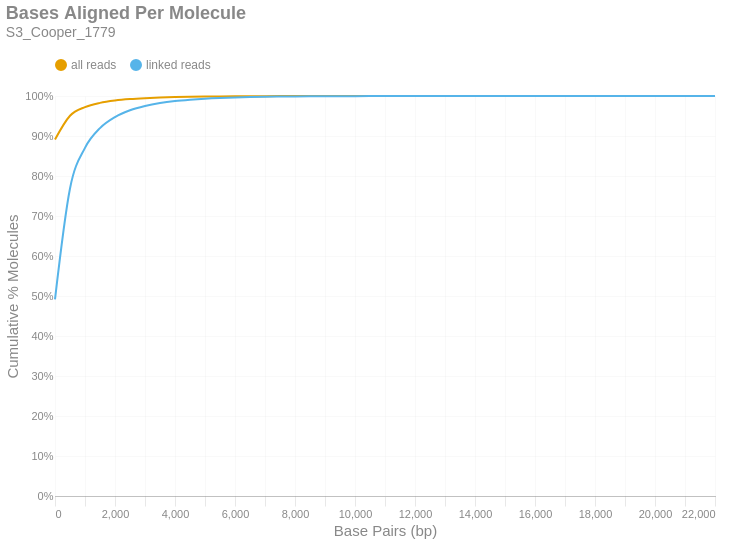

The code cell stored with this chart in its notebook:
### Markdown cell above
### Bases Aligned Per Molecule
This is a cumulative frequency distribution showing the number of base pairs aligned per unique molecule. These data are shown in 500 bp bins. There are two distributions: one with `all reads` (yellow) and another with only `linked reads` (blue). The percent of molecules in the `linked reads` distribution is relative to the total number of linked molecules.

### Code cell
if SKIPLR:
    print_html(f"Skipped")
else:
    binned_df = consolidated_hist(valids['aligned_bp'], mask, 500, True)
    with SafeRender(binned_df):
        (
            density_plot(binned_df, 'Bases Aligned Per Molecule', samplename, 'basesper')
            .encode(
                x=alt.X('bin:Q', title="Base Pairs (bp)").axis(tickMinStep=500).scale(padding=0),
                y=alt.Y('value:Q', title='Cumulative % Molecules')
                    .axis(format='%')
                    .scale(domain = [0,1])
                    .stack(False),
                color=alt.Color("key:N").scale(domain = ["all reads", "linked reads"]),
                tooltip = [
                    alt.Tooltip("key:N", title = "Data Type"),
                    alt.Tooltip("range_label:N", title="Bases Aligned Per Molecule"),
                    alt.Tooltip("value:Q", format = ".2%", title="% Molecules (Cum.)")
                ]
            )
        ).display()

### Figure 1 — Vega-Lite specification as saved in the notebook (floating-point values rounded to 4 significant figures)
{"width": "container", "height": 400, "config": {"title": {"anchor": "start", "dy": -15, "fontSize": 18, "color": "#888888", "subtitleColor": "#888888", "subtitleFontSize": 14}, "arc": {"fill": "#0072B2"}, "axis": {"domainColor": "#888888", "domainWidth": 0.5, "gridWidth": 0.2, "grid": false, "titleFontWeight": 400, "titleFontSize": 15, "labelFontSize": 11, "labelColor": "#888888", "tickColor": "#888888", "tickWidth": 0.2, "titleColor": "#888888"}, "axisBand": {"grid": false}, "axisX": {"grid": true, "tickSize": 10, "domainCap": "round"}, "axisY": {"domain": false, "grid": true, "tickSize": 0, "domainCap": "round"}, "background": "transparent", "header": {"labelFontSize": 15, "labelColor": "#888888", "titleFontSize": 15, "titleFontWeight": 600, "titleColor": "#888888"}, "legend": {"labelFont": "sans-serif", "labelFontSize": 12, "labelColor": "#888888", "symbolSize": 100, "symbolType": "circle", "titleFontSize": 12, "titlePadding": 10, "titleColor": "#888888", "title": null, "orient": "top"}, "range": {"category": ["#E69F00", "#56B4E9", "#009E73", "#F0E442", "#0072B2", "#D55E00", "#CC79A7", "#000000"], "diverging": ["#cfe8f3", "#a2d4ec", "#73bfe2", "#46abdb", "#1696d2", "#12719e"]}, "area": {"fill": "#0072B2", "fillOpacity": 0.7, "line": true, "strokeOpacity": 0.7}, "line": {"color": "#0072B2", "stroke": "#0072B2", "strokeWidth": 2}, "trail": {"color": "#0072B2", "stroke": "#0072B2", "strokeWidth": 0, "size": 1}, "point": {"filled": true, "fillOpacity": 1.0, "size": 95}, "text": {"color": "#888888", "fontSize": 11, "align": "right", "fontWeight": 400, "size": 11}, "bar": {"fill": "#0072B2", "stroke": null}, "view": {"stroke": null, "continuousWidth": 660, "continuousHeight": 400}}, "data": {"name": "data-86d964606d84384d3ee3feb64aa2590f"}, "mark": {"type": "line", "interpolate": "monotone", "point": {"opacity": 0, "size": 275}}, "encoding": {"color": {"field": "key", "scale": {"domain": ["all reads", "linked reads"]}, "type": "nominal"}, "tooltip": [{"field": "key", "title": "Data Type", "type": "nominal"}, {"field": "range_label", "title": "Bases Aligned Per Molecule", "type": "nominal"}, {"field": "value", "format": ".2%", "title": "% Molecules (Cum.)", "type": "quantitative"}], "x": {"axis": {"tickMinStep": 500}, "field": "bin", "scale": {"padding": 0}, "title": "Base Pairs (bp)", "type": "quantitative"}, "y": {"axis": {"format": "%"}, "field": "value", "scale": {"domain": [0, 1]}, "stack": false, "title": "Cumulative % Molecules", "type": "quantitative"}}, "params": [{"name": "param_c36ac31b6afebe62", "select": {"type": "point", "fields": ["key"]}, "bind": "legend"}], "title": {"text": "Bases Aligned Per Molecule", "subtitle": "S3_Cooper_1779"}, "transform": [{"fold": ["all reads (cumsum)", "linked reads (cumsum)"]}, {"calculate": "replace(datum.key, ' (cumsum)', '')", "as": "key"}, {"filter": {"param": "param_c36ac31b6afebe62"}}], "usermeta": {"embedOptions": {"downloadFileName": "S3_Cooper_1779.basesper"}}, "$schema": "https://vega.github.io/schema/vega-lite/v6.1.0.json", "datasets": {"data-86d964606d84384d3ee3feb64aa2590f": [{"bin": "0.0", "interval": "0.0-500.0", "all reads": 0.8911, "linked reads": 0.4916, "all reads (cumsum)": 0.8911, "linked reads (cumsum)": 0.4916, "range_label": "0-499"}, {"bin": "500.0", "interval": "500.0-1000.0", "all reads": 0.05957, "linked reads": 0.2772, "all reads (cumsum)": 0.9506, "linked reads (cumsum)": 0.7688, "range_label": "500-999"}, {"bin": "1000.0", "interval": "1000.0-1500.0", "all reads": 0.0217, "linked reads": 0.1016, "all reads (cumsum)": 0.9723, "linked reads (cumsum)": 0.8704, "range_label": "1000-1499"}, {"bin": "1500.0", "interval": "1500.0-2000.0", "all reads": 0.01054, "linked reads": 0.04937, "all reads (cumsum)": 0.9829, "linked reads (cumsum)": 0.9198, "range_label": "1500-1999"}, {"bin": "2000.0", "interval": "2000.0-2500.0", "all reads": 0.005897, "linked reads": 0.02762, "all reads (cumsum)": 0.9888, "linked reads (cumsum)": 0.9474, "range_label": "2000-2499"}, {"bin": "2500.0", "interval": "2500.0-3000.0", "all reads": 0.00361, "linked reads": 0.01691, "all reads (cumsum)": 0.9924, "linked reads (cumsum)": 0.9643, "range_label": "2500-2999"}, {"bin": "3000.0", "interval": "3000.0-3500.0", "all reads": 0.002284, "linked reads": 0.0107, "all reads (cumsum)": 0.9947, "linked reads (cumsum)": 0.975, "range_label": "3000-3499"}, {"bin": "3500.0", "interval": "3500.0-4000.0", "all reads": 0.001585, "linked reads": 0.007425, "all reads (cumsum)": 0.9962, "linked reads (cumsum)": 0.9824, "range_label": "3500-3999"}, {"bin": "4000.0", "interval": "4000.0-4500.0", "all reads": 0.001079, "linked reads": 0.005053, "all reads (cumsum)": 0.9973, "linked reads (cumsum)": 0.9875, "range_label": "4000-4499"}, {"bin": "4500.0", "interval": "4500.0-5000.0", "all reads": 0.00073, "linked reads": 0.003419, "all reads (cumsum)": 0.9981, "linked reads (cumsum)": 0.9909, "range_label": "4500-4999"}, {"bin": "5000.0", "interval": "5000.0-5500.0", "all reads": 0.0005461, "linked reads": 0.002557, "all reads (cumsum)": 0.9986, "linked reads (cumsum)": 0.9934, "range_label": "5000-5499"}, {"bin": "5500.0", "interval": "5500.0-6000.0", "all reads": 0.0003779, "linked reads": 0.00177, "all reads (cumsum)": 0.999, "linked reads (cumsum)": 0.9952, "range_label": "5500-5999"}, {"bin": "6000.0", "interval": "6000.0-6500.0", "all reads": 0.0002677, "linked reads": 0.001254, "all reads (cumsum)": 0.9992, "linked reads (cumsum)": 0.9965, "range_label": "6000-6499"}, {"bin": "6500.0", "interval": "6500.0-7000.0", "all reads": 0.0001998, "linked reads": 0.0009358, "all reads (cumsum)": 0.9994, "linked reads (cumsum)": 0.9974, "range_label": "6500-6999"}, {"bin": "7000.0", "interval": "7000.0-7500.0", "all reads": 0.0001541, "linked reads": 0.0007216, "all reads (cumsum)": 0.9996, "linked reads (cumsum)": 0.9981, "range_label": "7000-7499"}, {"bin": "7500.0", "interval": "7500.0-8000.0", "all reads": 9.709e-05, "linked reads": 0.0004547, "all reads (cumsum)": 0.9997, "linked reads (cumsum)": 0.9986, "range_label": "7500-7999"}, {"bin": "8000.0", "interval": "8000.0-8500.0", "all reads": 8.118e-05, "linked reads": 0.0003802, "all reads (cumsum)": 0.9998, "linked reads (cumsum)": 0.9989, "range_label": "8000-8499"}, {"bin": "8500.0", "interval": "8500.0-9000.0", "all reads": 5.781e-05, "linked reads": 0.0002707, "all reads (cumsum)": 0.9998, "linked reads (cumsum)": 0.9992, "range_label": "8500-8999"}, {"bin": "9000.0", "interval": "9000.0-9500.0", "all reads": 4.17e-05, "linked reads": 0.0001953, "all reads (cumsum)": 0.9999, "linked reads (cumsum)": 0.9994, "range_label": "9000-9499"}, {"bin": "9500.0", "interval": "9500.0-10000.0", "all reads": 3.223e-05, "linked reads": 0.0001509, "all reads (cumsum)": 0.9999, "linked reads (cumsum)": 0.9996, "range_label": "9500-9999"}, {"bin": "10000.0", "interval": "10000.0-10500.0", "all reads": 2.296e-05, "linked reads": 0.0001075, "all reads (cumsum)": 0.9999, "linked reads (cumsum)": 0.9997, "range_label": "10000-10499"}, {"bin": "10500.0", "interval": "10500.0-11000.0", "all reads": 1.672e-05, "linked reads": 7.83e-05, "all reads (cumsum)": 0.9999, "linked reads (cumsum)": 0.9998, "range_label": "10500-10999"}, {"bin": "11000.0", "interval": "11000.0-11500.0", "all reads": 1.108e-05, "linked reads": 5.188e-05, "all reads (cumsum)": 1.0, "linked reads (cumsum)": 0.9998, "range_label": "11000-11499"}, {"bin": "11500.0", "interval": "11500.0-12000.0", "all reads": 9.266e-06, "linked reads": 4.339e-05, "all reads (cumsum)": 1.0, "linked reads (cumsum)": 0.9998, "range_label": "11500-11999"}, {"bin": "12000.0", "interval": "12000.0-12500.0", "all reads": 9.266e-06, "linked reads": 4.339e-05, "all reads (cumsum)": 1.0, "linked reads (cumsum)": 0.9999, "range_label": "12000-12499"}, {"bin": "12500.0", "interval": "12500.0-13000.0", "all reads": 6.849e-06, "linked reads": 3.207e-05, "all reads (cumsum)": 1.0, "linked reads (cumsum)": 0.9999, "range_label": "12500-12999"}, {"bin": "13000.0", "interval": "13000.0-13500.0", "all reads": 4.633e-06, "linked reads": 2.17e-05, "all reads (cumsum)": 1.0, "linked reads (cumsum)": 0.9999, "range_label": "13000-13499"}, {"bin": "13500.0", "interval": "13500.0-14000.0", "all reads": 3.626e-06, "linked reads": 1.698e-05, "all reads (cumsum)": 1.0, "linked reads (cumsum)": 1.0, "range_label": "13500-13999"}, {"bin": "14000.0", "interval": "14000.0-14500.0", "all reads": 1.611e-06, "linked reads": 7.547e-06, "all reads (cumsum)": 1.0, "linked reads (cumsum)": 1.0, "range_label": "14000-14499"}, {"bin": "14500.0", "interval": "14500.0-15000.0", "all reads": 2.014e-06, "linked reads": 9.433e-06, "all reads (cumsum)": 1.0, "linked reads (cumsum)": 1.0, "range_label": "14500-14999"}, {"bin": "15000.0", "interval": "15000.0-15500.0", "all reads": 1.611e-06, "linked reads": 7.547e-06, "all reads (cumsum)": 1.0, "linked reads (cumsum)": 1.0, "range_label": "15000-15499"}, {"bin": "15500.0", "interval": "15500.0-16000.0", "all reads": 1.209e-06, "linked reads": 5.66e-06, "all reads (cumsum)": 1.0, "linked reads (cumsum)": 1.0, "range_label": "15500-15999"}, {"bin": "16000.0", "interval": "16000.0-16500.0", "all reads": 6.043e-07, "linked reads": 2.83e-06, "all reads (cumsum)": 1.0, "linked reads (cumsum)": 1.0, "range_label": "16000-16499"}, {"bin": "16500.0", "interval": "16500.0-17000.0", "all reads": 4.029e-07, "linked reads": 1.887e-06, "all reads (cumsum)": 1.0, "linked reads (cumsum)": 1.0, "range_label": "16500-16999"}, {"bin": "17000.0", "interval": "17000.0-17500.0", "all reads": 6.043e-07, "linked reads": 2.83e-06, "all reads (cumsum)": 1.0, "linked reads (cumsum)": 1.0, "range_label": "17000-17499"}, {"bin": "17500.0", "interval": "17500.0-18000.0", "all reads": 0.0, "linked reads": 0.0, "all reads (cumsum)": 1.0, "linked reads (cumsum)": 1.0, "range_label": "17500-17999"}, {"bin": "18000.0", "interval": "18000.0-18500.0", "all reads": 0.0, "linked reads": 0.0, "all reads (cumsum)": 1.0, "linked reads (cumsum)": 1.0, "range_label": "18000-18499"}, {"bin": "18500.0", "interval": "18500.0-19000.0", "all reads": 2.014e-07, "linked reads": 9.433e-07, "all reads (cumsum)": 1.0, "linked reads (cumsum)": 1.0, "range_label": "18500-18999"}, {"bin": "19000.0", "interval": "19000.0-19500.0", "all reads": 2.014e-07, "linked reads": 9.433e-07, "all reads (cumsum)": 1.0, "linked reads (cumsum)": 1.0, "range_label": "19000-19499"}, {"bin": "19500.0", "interval": "19500.0-20000.0", "all reads": 0.0, "linked reads": 0.0, "all reads (cumsum)": 1.0, "linked reads (cumsum)": 1.0, "range_label": "19500-19999"}, {"bin": "20000.0", "interval": "20000.0-20500.0", "all reads": 0.0, "linked reads": 0.0, "all reads (cumsum)": 1.0, "linked reads (cumsum)": 1.0, "range_label": "20000-20499"}, {"bin": "20500.0", "interval": "20500.0-21000.0", "all reads": 0.0, "linked reads": 0.0, "all reads (cumsum)": 1.0, "linked reads (cumsum)": 1.0, "range_label": "20500-20999"}, {"bin": "21000.0", "interval": "21000.0-21500.0", "all reads": 0.0, "linked reads": 0.0, "all reads (cumsum)": 1.0, "linked reads (cumsum)": 1.0, "range_label": "21000-21499"}, {"bin": "21500.0", "interval": "21500.0-22000.0", "all reads": 0.0, "linked reads": 0.0, "all reads (cumsum)": 1.0, "linked reads (cumsum)": 1.0, "range_label": "21500-21999"}, {"bin": "22000.0", "interval": "22000.0-22500.0", "all reads": 2.014e-07, "linked reads": 9.433e-07, "all reads (cumsum)": 1.0, "linked reads (cumsum)": 1.0, "range_label": "22000-22499"}]}}
